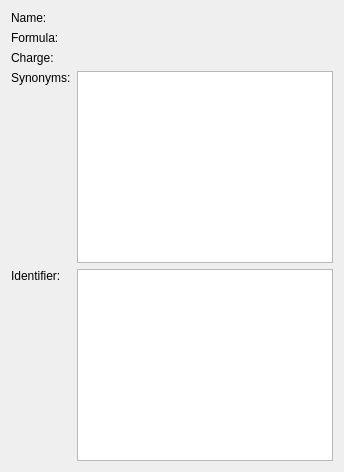
<?xml version="1.0" encoding="UTF-8"?>
<ui version="4.0">
 <class>MetaboliteEntryDisplayWidget</class>
 <widget class="QWidget" name="MetaboliteEntryDisplayWidget">
  <property name="geometry">
   <rect>
    <x>0</x>
    <y>0</y>
    <width>333</width>
    <height>465</height>
   </rect>
  </property>
  <property name="windowTitle">
   <string>Form</string>
  </property>
  <layout class="QFormLayout" name="formLayout">
   <item row="0" column="0">
    <widget class="QLabel" name="label">
     <property name="sizePolicy">
      <sizepolicy hsizetype="Minimum" vsizetype="Preferred">
       <horstretch>0</horstretch>
       <verstretch>0</verstretch>
      </sizepolicy>
     </property>
     <property name="text">
      <string>Name:</string>
     </property>
    </widget>
   </item>
   <item row="0" column="1">
    <widget class="QLabel" name="label_name">
     <property name="sizePolicy">
      <sizepolicy hsizetype="Minimum" vsizetype="Preferred">
       <horstretch>0</horstretch>
       <verstretch>0</verstretch>
      </sizepolicy>
     </property>
     <property name="text">
      <string/>
     </property>
     <property name="wordWrap">
      <bool>true</bool>
     </property>
    </widget>
   </item>
   <item row="1" column="0">
    <widget class="QLabel" name="label_4">
     <property name="sizePolicy">
      <sizepolicy hsizetype="Minimum" vsizetype="Preferred">
       <horstretch>0</horstretch>
       <verstretch>0</verstretch>
      </sizepolicy>
     </property>
     <property name="text">
      <string>Formula:</string>
     </property>
    </widget>
   </item>
   <item row="1" column="1">
    <widget class="QLabel" name="label_formula">
     <property name="sizePolicy">
      <sizepolicy hsizetype="Minimum" vsizetype="Preferred">
       <horstretch>0</horstretch>
       <verstretch>0</verstretch>
      </sizepolicy>
     </property>
     <property name="text">
      <string/>
     </property>
    </widget>
   </item>
   <item row="2" column="0">
    <widget class="QLabel" name="label_2">
     <property name="sizePolicy">
      <sizepolicy hsizetype="Minimum" vsizetype="Preferred">
       <horstretch>0</horstretch>
       <verstretch>0</verstretch>
      </sizepolicy>
     </property>
     <property name="text">
      <string>Charge:</string>
     </property>
    </widget>
   </item>
   <item row="2" column="1">
    <widget class="QLabel" name="label_charge">
     <property name="sizePolicy">
      <sizepolicy hsizetype="Minimum" vsizetype="Preferred">
       <horstretch>0</horstretch>
       <verstretch>0</verstretch>
      </sizepolicy>
     </property>
     <property name="text">
      <string/>
     </property>
    </widget>
   </item>
   <item row="3" column="0">
    <widget class="QLabel" name="label_3">
     <property name="sizePolicy">
      <sizepolicy hsizetype="Minimum" vsizetype="Preferred">
       <horstretch>0</horstretch>
       <verstretch>0</verstretch>
      </sizepolicy>
     </property>
     <property name="text">
      <string>Synonyms:</string>
     </property>
     <property name="alignment">
      <set>Qt::AlignLeading|Qt::AlignLeft|Qt::AlignTop</set>
     </property>
    </widget>
   </item>
   <item row="3" column="1">
    <widget class="QListWidget" name="list_synonyms">
     <property name="sizePolicy">
      <sizepolicy hsizetype="Minimum" vsizetype="Minimum">
       <horstretch>0</horstretch>
       <verstretch>0</verstretch>
      </sizepolicy>
     </property>
     <property name="frameShape">
      <enum>QFrame::StyledPanel</enum>
     </property>
     <property name="editTriggers">
      <set>QAbstractItemView::NoEditTriggers</set>
     </property>
     <property name="selectionMode">
      <enum>QAbstractItemView::NoSelection</enum>
     </property>
     <property name="layoutMode">
      <enum>QListView::SinglePass</enum>
     </property>
    </widget>
   </item>
   <item row="4" column="0">
    <widget class="QLabel" name="label_5">
     <property name="sizePolicy">
      <sizepolicy hsizetype="Minimum" vsizetype="Preferred">
       <horstretch>0</horstretch>
       <verstretch>0</verstretch>
      </sizepolicy>
     </property>
     <property name="text">
      <string>Identifier:</string>
     </property>
     <property name="alignment">
      <set>Qt::AlignLeading|Qt::AlignLeft|Qt::AlignTop</set>
     </property>
    </widget>
   </item>
   <item row="4" column="1">
    <widget class="AnnotationTableWidget" name="table_identifiers">
     <property name="sizePolicy">
      <sizepolicy hsizetype="Minimum" vsizetype="Minimum">
       <horstretch>0</horstretch>
       <verstretch>0</verstretch>
      </sizepolicy>
     </property>
     <property name="contextMenuPolicy">
      <enum>Qt::CustomContextMenu</enum>
     </property>
     <property name="editTriggers">
      <set>QAbstractItemView::NoEditTriggers</set>
     </property>
     <property name="wordWrap">
      <bool>false</bool>
     </property>
     <attribute name="horizontalHeaderStretchLastSection">
      <bool>true</bool>
     </attribute>
     <attribute name="verticalHeaderVisible">
      <bool>false</bool>
     </attribute>
     <attribute name="verticalHeaderHighlightSections">
      <bool>false</bool>
     </attribute>
    </widget>
   </item>
  </layout>
 </widget>
 <customwidgets>
  <customwidget>
   <class>AnnotationTableWidget</class>
   <extends>QTableWidget</extends>
   <header>GEMEditor.base.widgets</header>
  </customwidget>
 </customwidgets>
 <resources/>
 <connections/>
</ui>
